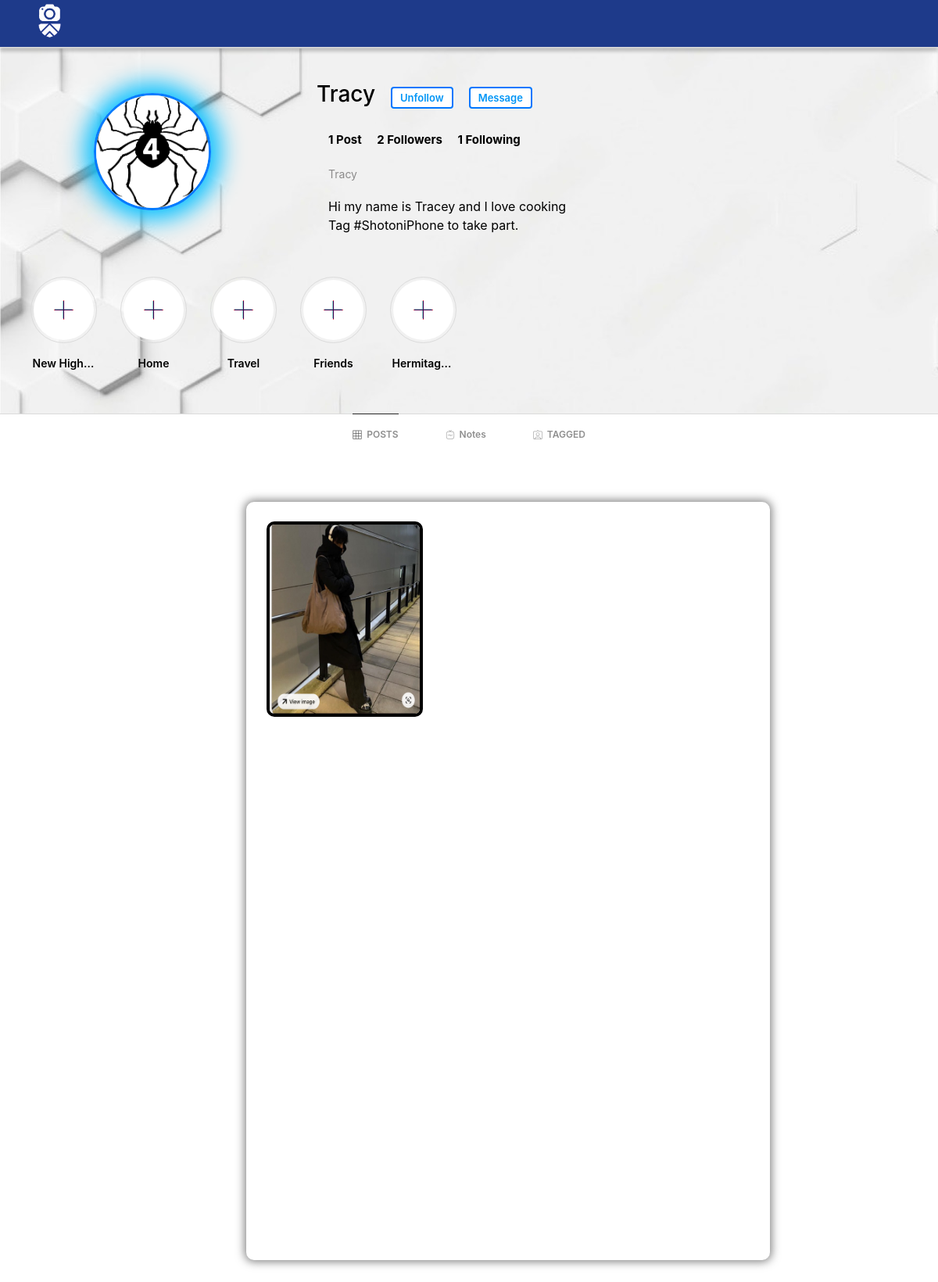
Page /profile/Tracy (signed in) on the committed database.
### main/models.py (models this page shows, shortened)
class Profile(models.Model):
    user = models.OneToOneField(User, on_delete=models.CASCADE)
    id_user = models.IntegerField()
    bio = models.TextField(blank=True)
    profileimg = models.ImageField(upload_to='profile_images', default='blank-profile-picture.png')
    location = models.CharField(max_length=100, blank=True)

class Post(models.Model):
    id = models.UUIDField(primary_key=True, default=uuid.uuid4)
    user = models.CharField(max_length=100)
    image = models.ImageField(upload_to='post_images')
    caption = models.TextField()
    created_at = models.DateTimeField(default=datetime.now)
    num_of_likes = models.IntegerField(default=0)

### main/views.py (the view)
# urls.py: path('profile/<str:pk>', views.profile, name='profile'),
@login_required(login_url='login_or_register')
def profile(request, pk):
    user_object = User.objects.get(username=pk)
    user_profile = Profile.objects.get(user=user_object)
    user_posts = Post.objects.filter(user=pk)
    user_post_length = len(user_posts)
    other_user_id = user_profile.user.id
    follower = request.user.username
    user = pk
    if FollowersCount.objects.filter(follower=follower, user=user).first():
        button_text = 'Unfollow'
    else:
        button_text = 'Follow'
    user_followers = len(FollowersCount.objects.filter(user=pk))
    user_following = len(FollowersCount.objects.filter(follower=pk))
    context = {
        'user_object': user_object,
        'user_profile': user_profile,
        'user_posts': user_posts,
        'user_post_length': user_post_length,
        'button_text' : button_text,
        'user_followers': user_followers,
        'user_following': user_following,
        'other_user_id': other_user_id,  # Pass other_user_id to the context
    }
    return render(request, 'profile.html', context)

### templates/profile.html (shortened to what this page needs)
{% load static %}
<!DOCTYPE html>
<html lang="en">
<head>
	<link rel="stylesheet" href="{% static 'css/main.min.css' %}">
	<link rel="stylesheet" href="{% static 'css/style.css' %}">
	<link rel="stylesheet" href="{% static 'css/color.css' %}">
	<link rel="stylesheet" href="{% static 'css/responsive.css' %}">
	<link rel="stylesheet" href="{% static 'css/Profile.css' %}">
</head>
<body style="background-color: #ffffff;">
	<div class="theme-layout">
		<nav>
			<div class="mock">
				<div class="fixed" style="background:rgb(30 58 138);">
					<div class="nav-content">
						<span style="color: rgb(255, 255, 255); font-size: 27px; margin-right: 60px;"><a
								href="/"><b><img style="width: 70px; height: 70px; margin-left: 30px;"
										src="{% static 'assets/images/icon.png' %}" /></b></a></span>
					</div>
				</div>
			</div>
		</nav>
		<section style="background-image: url('/static/assets/images/HOMEBG.jpeg');">
			<header>
				<form action="/follow" method="POST">
					<div class="header-wrap">
						<div class="profile-pic ">
							<img src="{{user_profile.profileimg.url}}" alt="profile-logo" style="margin-top: 120px;" />
						</div>
						<div class="profile-info " style="margin-top: 50px; color: black;">
							<div class="title row">
								<h3>{{user_profile.user.username}}</h3>
								<span class="verfied-icon add-btn"></span>
								{% if user_object.username == user.username %}
								<a class="menu-item" href="/settings" data-ripple="">
									<span><i class="fa fa-cog" style="font-size:40px; margin-left: 10px;"></i></span>
								</a>
								{% else %}
								<a data-ripple=""><button type="submit" class="text-black rounded-md"
										style="  background-color: #ffffff; border: 2px solid #0077ff; ">{{button_text}}</button></a>
								{% endif %}
				</form>
				{% if user_object.username == user.username %}
				<p>.</p>
				{% else %}
				<form id="createThreadForm" action="{% url 'create_thread_api' %}" method="post">
					<button type="submit"
						style="  background-color: #ffffff; border: 2px solid #0077ff; ">Message</button>
				</form>
				{% endif %}
	</div>
	<div class="desktop-only">
		{% if user_post_length == 0 %}
		<span style="color: black; font-size: 15px;  margin-right: 15px"><b>No Post</b></span>
		{% elif user_post_length == 1 %}
		<span style="color: black; font-size: 15px;  margin-right: 15px"><b>{{user_post_length}} Post</b></span>
		{% else %}
		<span style="color: black; font-size:15px; margin-right: 15px;"><b>{{user_post_length}} Posts</b></span>
		{% endif %}
		<span style="color: black; font-size: 15px; margin-right: 15px;"><b>{{user_followers}} Followers</b></span>
		<span style="color: black; font-size: 15px; margin-right: 15px;"><b>{{user_following}} Following</b></span>
		<span>
			<p>{{user_profile.user.username}}</p>
			{{user_profile.bio}}
			<br />
		</span>
		Tag <a>#ShotoniPhone</a> to take part.
	</div>
	<ul class="stories">
		<li class="story-item">
			<div class="image">
				<img src="{% static 'assets/images/Story.jpg' %}" />
			</div>
			<div class="title" style="color:black;">New Highlight</div>
		</li>
		<li class="story-item">
			<div class="image">
				<img src="{% static 'assets/images/Story.jpg' %}" />
			</div>
			<div class="title" style="color:black;">Home</div>
		</li>
		<li class="story-item">
			<div class="image">
				<img src="{% static 'assets/images/Story.jpg' %}" />
			</div>
			<div class="title" style="color:black;">Travel</div>
		</li>
		<li class="story-item">
			<div class="image">
				<img src="{% static 'assets/images/Story.jpg' %}" />
			</div>
			<div class="title" style="color:black;">Friends</div>
		</li>
		<li class="story-item">
			<div class="image">
				<img src="{% static 'assets/images/Story.jpg' %}" />
			</div>
			<div class="title" style="color:black;">Hermitage 🎨</div>
		</li>
	</ul>
	<section>
		<div class="desktop-only">
			<div class="tabs">
				<div class="tab-item active" style="margin-right: 60px;">
					<span>POSTS</span>
				</div>
				<div class="tab-item" style="margin-right: 60px;">
					<span>Notes</span>
				</div>
				<div class="tab-item">
					<span>TAGGED</span>
				</div>
			</div>
		</div>
	</section>
	<section>
		<div class="gap ">
			<div class="container-fluid">
				<div class="row">
					<div class="col-lg-12">
						<div class="row" id="page-contents">
							<div class="col-lg-3">
								<aside class="sidebar static">
								</aside>
							</div>
							<div class="col-lg-7">
								<div class="central-meta">
									<ul class="photos">
										{% for post in user_posts %}
										<li>
											<a class="strip" href="{{post.image.url}}" title=""
												data-strip-group="mygroup" data-strip-group-options="loop: false">
												<img src="{{post.image.url}}"
													style="height: 250px; width: 300px; border: 4px solid black;  border-radius: 10px;"
													alt=""></a>
										</li>
										{% endfor %}
									</ul>
								</div>
							</div>
						</div>
					</div>
				</div>
			</div>
		</div>
	</section>
</body>
</html>

### static/css/color.css (style rules this page uses)
svg { stroke: #fff; }
#nprogress .bar, .timeline-info > ul li a::before, .add-btn > a, .activitiez > li::before, form button, .colla-apps > li a:hover, a.underline:before, .setting-row input:checked + label, .user-avatar:hover .edit-phto, .error-meta > a, .color-bg, .add-butn, .nav.nav-tabs.likes-btn > li a.active, a.dislike-btn, .drop > a:hover, .btn-view.btn-load-more:hover, .accordion .card h5 button[aria-expanded="true"], .chat-head, .f-page > figure em, .inbox-panel-head > ul > li > a, .nav-tabs--left .nav-link.active, .nav-tabs--left .nav-link.active:hover, footer .widget-title h4::before, #topcontrol, .sidebar .widget-title::before, .f-title::before, .g-post-classic > figure > i::after, .purify > a, .help-list > a:hover, .open-position::before, .info > a, .category-box:hover, .category-box.selected, a.main-btn, .section-heading::before, .getquot-baner, .more-branches > h4::before, .is-helpful > a, .cart-optionz > li > a:hover, .paginationz > li a:hover, .paginationz > li a.active, .shopping-cart, a.btn2:hover, .form-submit > input[type="submit"], button.submit-checkout, .delete-cart:hover, .proceed .button, .amount-area .update-cart, a.addnewforum, .apply-bttons > a { background: orange; }

### static/css/responsive.css (style rules this page uses)
@media screen and (max-width: 1281px) and (min-width: 1024px) { .photos > li { min-width: 32.2%; width: 32.2%; } }

### static/css/Profile.css (style rules this page uses)
body { font-family: -apple-system, BlinkMacSystemFont, "Segoe UI", Roboto, Helvetica, Arial, sans-serif; }
button { all: unset; font-weight: 600; font-size: 14px; color: #0095f6; -webkit-text-fill-color: #0095f6; line-height: 18px; padding: 5px 9px; border-radius: 4px; }
.verfied-icon { display: inline-block; background-image: url("/images/icons.png"); background-position: -194px -351px; background-size: 440px 411px; width: 18px; height: 18px; }
nav .nav-content { max-width: 100%; height: 60px; display: flex; justify-content: space-between; align-items: center; }
nav .mock { height: 54px; }
nav .fixed { position: fixed; top: 0; width: 100%; background: rgb(5, 13, 177); border-bottom: 1px solid hsl(0, 0%, 86%); z-index: 1; box-shadow: 0 5px 4px 0 rgba(0,0,0,.2); }
header { margin-bottom: 44px; }
.header-wrap { display: grid; grid-template-columns: 1fr 2fr; column-gap: 30px; }
.header-wrap .profile-pic { height: 160px; display: flex; justify-content: center; align-items: center; }
.header-wrap .profile-pic img { width: 150px; height: 150px; border-radius: 1000px; border: 3px solid hsl(211, 100%, 50%); box-shadow: 0px 0px 30px 12px rgb(0, 191, 255); }
.profile-info .title span { margin-left: 8px; }
.profile-info .title button { margin-left: 20px; }
.profile-info .title { display: flex; align-items: center; }
.profile-info .row { margin-bottom: 20px; }
.story-item .image { padding: 3px; border-radius: 1000px; border: 1px solid hsl(0, 0%, 86%); }
.story-item .image img { border-radius: 1000px; width: 77px; height: 77px; display: block; }
.story-item .title { padding-top: 15px; font-size: 14px; font-weight: 600; text-align: center; white-space: nowrap; width: 80px; overflow: hidden; text-overflow: ellipsis; }
.story-item { display: flex; flex-direction: column; align-items: center; padding: 10px 15px; }
.stories { display: flex; justify-content: start; padding: 0 24px; overflow-x: scroll; position: relative; margin-bottom: 44px; }
.tab-item span { font-size: 12px; font-weight: 600; color: hsl(0, 0%, 56%); margin-left: 6px; }
.tab-item { display: flex; align-items: center; height: 52px; }
.tab-item.active { border-top: 1px solid hsl(0, 0%, 15%); margin-top: -1px; color: hsl(0, 0%, 15%); }
.tabs { border-top: 1px solid hsl(0, 0%, 86%); display: flex; justify-content: center; }

### rows in the picture
Profile: profileimg (picture), user.username "Tracy", bio "Hi my name is Tracey and I love cooking"
Post: image (picture)

### other values in the picture
{{ button_text }} "Unfollow"
{{ user_post_length }} "1"
{{ user_followers }} "2"
{{ user_following }} "1"
